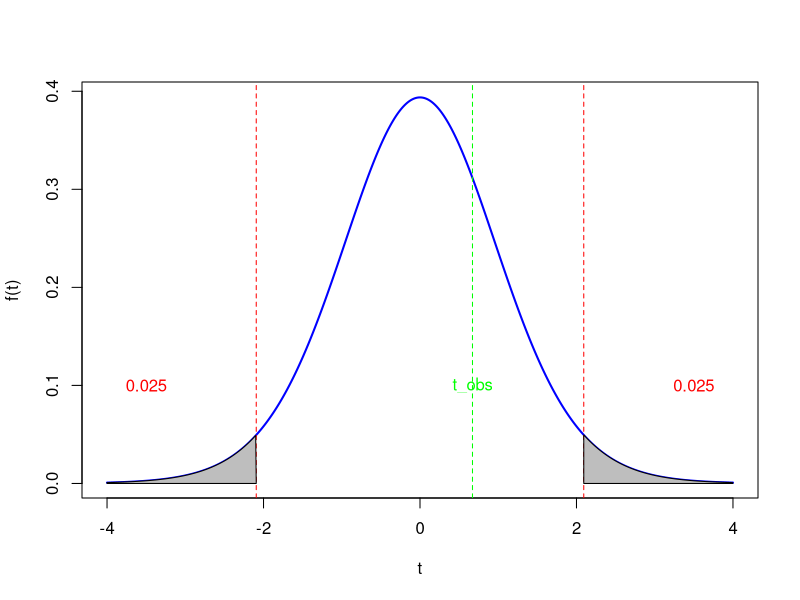

The R source for this figure:
# TESTES DE HIPÓTESES para a Média com Variância Desconhecida

# Os registros dos últimos anos de um colégio atestam para os calouros
# admitidos uma nota média 115 (teste vocacional).
# Para testar a hipótese de que a média de uma nova turma é a mesma das turmas anteriores,
# retirou–se uma amostra de 20 notas, obtendo–se média 118 e desvio padrão 20.
# Admita um nível de significância de 5% para efetuar o teste.

# Hipóteses:
# - H0 : = 115
# - H1 : 115
# Como se trata de uma amostra pequena, utilizar a distribuição t de Student com
# g.l. = n–1 = 20–1 = 19.

qt(0.025, df = 19) # -2,093
qt(0.975, df = 19) # 2,093

# Como o valor observado não está na região crítica do teste, não rejeitamos H0.
# Ou seja, ao nível de 5% de significância, não há indícios de que a média tenha se alterado.
# Aceitamos H0, ou seja, a média é 115.

# Plot do gráfico

x <- seq(-4, 4, 0.01)
y <- dt(x, df = 19)
plot(x, y, type = "l", col = "blue", lwd = 2, xlab = "t", ylab = "f(t)")

abline(v = -2.093, col = "red", lty = 2)
abline(v = 2.093, col = "red", lty = 2)

# Área de rejeição
x1 <- seq(-4, -2.093, 0.01)
y1 <- dt(x1, df = 19)
polygon(c(-4, x1, -2.093), c(0, y1, 0), col = "gray")

x2 <- seq(2.093, 4, 0.01)
y2 <- dt(x2, df = 19)
polygon(c(2.093, x2, 4), c(0, y2, 0), col = "gray")

# Colocamo os textos indicando a área de 0.025
text(-3.5, 0.1, "0.025", col = "red")
text(3.5, 0.1, "0.025", col = "red")

t_obs <- (118 - 115) / (20 / sqrt(20))
t_obs

abline(v = t_obs, col = "green", lty = 2)
text(t_obs, 0.1, "t_obs", col = "green")
